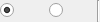
<ui version="4.0" >
 <class>QG_ArcOptions</class>
 <widget class="QWidget" name="QG_ArcOptions" >
  <property name="geometry" >
   <rect>
    <x>0</x>
    <y>0</y>
    <width>100</width>
    <height>22</height>
   </rect>
  </property>
  <property name="sizePolicy" >
   <sizepolicy>
    <hsizetype>4</hsizetype>
    <vsizetype>5</vsizetype>
    <horstretch>0</horstretch>
    <verstretch>0</verstretch>
   </sizepolicy>
  </property>
  <property name="minimumSize" >
   <size>
    <width>80</width>
    <height>22</height>
   </size>
  </property>
  <property name="maximumSize" >
   <size>
    <width>100</width>
    <height>22</height>
   </size>
  </property>
  <layout class="QHBoxLayout" >
   <property name="margin" >
    <number>0</number>
   </property>
   <property name="spacing" >
    <number>6</number>
   </property>
   <item>
    <widget class="QRadioButton" name="rbPos" >
     <property name="toolTip" >
      <string>Counter Clockwise</string>
     </property>
     <property name="icon" >
      <iconset resource="../../qcadguiqt.qrc" >:/qcad/images/dirpos.png</iconset>
     </property>
     <property name="checked" >
      <bool>true</bool>
     </property>
    </widget>
   </item>
   <item>
    <widget class="QRadioButton" name="rbNeg" >
     <property name="toolTip" >
      <string>Clockwise</string>
     </property>
     <property name="icon" >
      <iconset resource="../../qcadguiqt.qrc" >:/qcad/images/dirneg.png</iconset>
     </property>
    </widget>
   </item>
   <item>
    <widget class="Line" name="line" >
     <property name="orientation" >
      <enum>Qt::Vertical</enum>
     </property>
    </widget>
   </item>
  </layout>
 </widget>
 <resources>
  <include location="../../qcadguiqt.qrc" />
 </resources>
 <connections/>
</ui>
